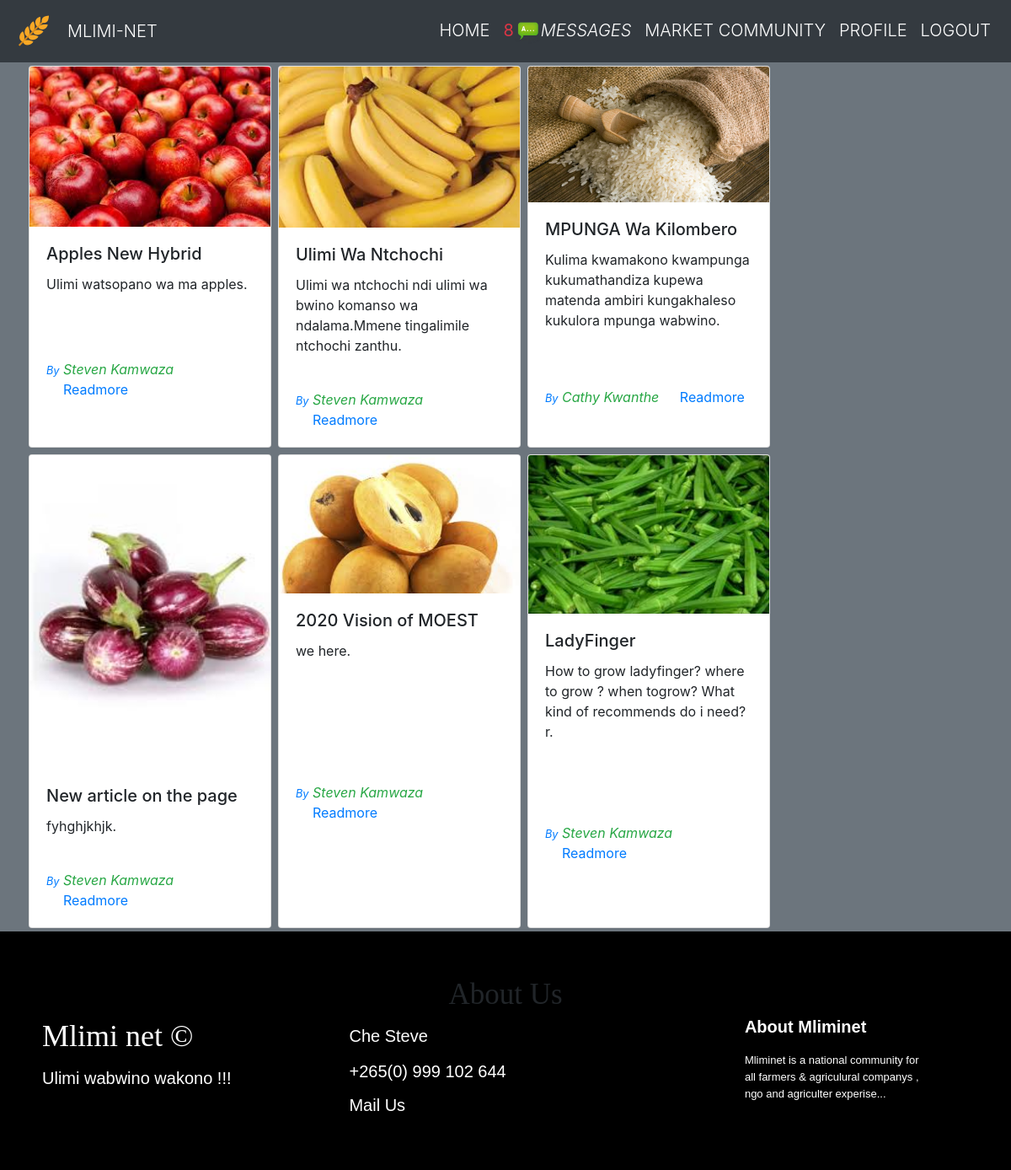
The app's page /webapp/farmer.php (signed in) with its own data.
### tables this page shows
CREATE TABLE `homearticles` (
  `id` int(11) NOT NULL,
  `title` varchar(150) NOT NULL,
  `post` text NOT NULL,
  `subtitle` varchar(100) NOT NULL,
  `time` int(11) NOT NULL DEFAULT current_timestamp(),
  `image` varchar(20) NOT NULL,
  `id_advisor` int(11) NOT NULL
);

CREATE TABLE `advisor` (
  `id_advisor` int(11) NOT NULL,
  `firstname` varchar(30) NOT NULL,
  `surname` varchar(30) NOT NULL,
  `images` varchar(200) NOT NULL,
  `email` varchar(30) NOT NULL,
  `password_advisor` text NOT NULL,
  `field` varchar(40) NOT NULL
);

### conn.php (called while the page is built, shortened)
<?php
    try {
        $pdo = new PDO('mysql:host=localhost;dbname=mliminet'," "," ");
    } catch (PDOException $th) {
        include 'menubar.php';
        echo '<center> <h4 class="text-warning">Unable to connect to database server</h4></center>';
        exit();
    }
class Data{
    public function fetch(){
        global $pdo;
        $query=$pdo->prepare("SELECT * FROM homearticles,advisor WHERE advisor.id_advisor = homearticles.id_advisor ORDER BY time ASC");
        $query->execute();
         return $query->fetchAll();
    }
}
?>

### webapp/farmer.php (the view, shortened to what this page needs)
<?php
include '../conn.php';
if ($_SESSION['logged_in']) {
    $post = new Data;
    $posts=$post->fetch();
    $msg =8;
    ?>
 <!DOCTYPE html>
<html lang="en">
<head>
    <link rel="stylesheet" href="../css/bootstrap.css">
    <link href="../css/bootstrap.min.css" rel="stylesheet">
    <link rel="stylesheet" href="../indexFooter.css">
</head>
<body class="bg-secondary">
	<div class="bg-dark menu-bar lead">
        <nav class="navbar navbar-expand-lg navbar-light">
		<a class="navbar-brand" href="#"><img src="images/logo.png" class="logo" alt="" srcset=""></a>
		<a href="" class="navbar-brand nav-item text-white">MLIMI-NET</a>
        <div class="collapse navbar-collapse" id="navbarNav">
            <ul class="navbar-nav ml-auto text-justify">
                <li class="nav-item ">
                    <a class="nav-link text-white" href="#">HOME<span class="sr-only">(current)</span></a>
                </li>
                <li class="nav-item">
                    <a class="nav-link text-white" href=""><b class="text-danger"><?php echo $msg ?></b><img src="msg.ico" alt="" srcset=""><i>MESSAGES</i></a>
                </li>
                <li class="nav-item">
                    <a class="nav-link text-white active" href="blog">MARKET COMMUNITY</a>
                </li>
                <li class="nav-item">
                    <a class="nav-link text-white" href="farmprof.php"><img src="<?php $location?>"  alt="" srcset="">PROFILE</a>
                </li>
                <li class="nav-item">
                    <a class="nav-link text-white" href="logout.php">LOGOUT</a>
                </li>
            </ul>
        </div>
	</div>
    <div class="container pl-0">
        <div class="col">
            <div class="row">
                <?php foreach ($posts as $keypost) {
                   ?>
                   <div class="card link-item  m-1" style="width: 18rem;">
                    <img class="card-img-top" src="images/<?php echo $keypost['image']?>" alt="Card image cap">
                    <div class="card-body">
                        <h5 class="card-title"><?php echo $keypost['title']?></h5>
                        <p class="card-text"><?php echo $keypost['subtitle']?>.</p>
                    </div>
                    <div class="card-body">
                        <i class="card-link text-success"><small class="text-primary">By</small> <?php echo $keypost['firstname'].' '.$keypost['surname']?></i>
                        <a href='articles.php?id=<?php echo $keypost['id']; ?>' class="card-link">Readmore</a>
                    </div>
                </div>
                <?php
                }?>
            </div>
        </div>
    </div>
    <?php include '../footer.php' ?>
</body>
</html>
<?php
} else {
    echo $display_error;
    header("Location: index.php");
    $display_error = "Kindly log in here please to access that page!!";
    exit($display_error);
}
?>

### footer.php (shortened to what this page needs)
<!DOCTYPE html>
<html lang="en">
<body>
        <footer class="footer-distributed" style="background-color:black" id="aboutUs">
            <center>
                <h1 style="font: 35px calibri;">About Us</h1>
            </center>
            <div class="footer-left">
                <h3 style="font-family: 'Times New Roman', cursive;">Mlimi net &copy; </h3>
                <br />
                <p style="font-size:20px;color:white">Ulimi wabwino wakono !!!</p>
                <br />
            </div>
            <div class="footer-center">
                <div>
                    <p style="font-size:20px">Che Steve</p>
                </div>
                <div>
                    <p style="font-size:20px">+265(0) 999 102 644</p>
                </div>
                <div>
                    <p style="font-size:20px"><a href="mailto:stevkamwa@gmail.com" style="color:white">Mail Us</a></p>
                </div>
            </div>
            <div class="footer-right">
                <p class="footer-company-about" style="color:white">
                    <span style="font-size:20px"><b>About Mliminet</b></span>
                    Mliminet is a national community for all farmers & agriculural companys , ngo and agriculter experise...
                </p>
            </div>
        </footer>
</body>
</html>

### indexFooter.css (style rules this page uses)
.footer-distributed { background-color: #292c2f; box-shadow: 0 1px 1px 0 rgba(0, 0, 0, 0.12); box-sizing: border-box; width: 100%; text-align: left; font: 16px sans-serif; padding: 55px 50px; }
.footer-distributed .footer-left, .footer-distributed .footer-center, .footer-distributed .footer-right { display: inline-block; vertical-align: top; }
.footer-distributed .footer-left { width: 30%; }
.footer-distributed h3 { color: #ffffff; font: normal 36px 'Cookie', cursive; margin: 0; }
.footer-distributed .footer-center { width: 45%; }
.footer-distributed .footer-center p { display: inline-block; color: #ffffff; vertical-align: middle; margin:0; }
.footer-distributed .footer-center p a { color: #5383d3; text-decoration: none;; }
.footer-distributed .footer-right { width: 20%; }
.footer-distributed .footer-company-about { line-height: 20px; color: #92999f; font-size: 13px; font-weight: normal; margin: 0; }
.footer-distributed .footer-company-about span { display: block; color: #ffffff; font-size: 14px; font-weight: bold; margin-bottom: 20px; }

### records on screen
homearticles: image (picture), title "Apples New Hybrid", subtitle "Ulimi watsopano wa ma apples", id_advisor.firstname "Steven", id_advisor.surname "Kamwaza"
homearticles: image (picture), title "Ulimi Wa Ntchochi", subtitle "Ulimi wa ntchochi ndi ulimi wa bwino komanso wa ndalama.Mmene tingalimile ntchochi zanthu", id_advisor.firstname "Steven", id_advisor.surname "Kamwaza"
homearticles: image (picture), title "MPUNGA Wa Kilombero", subtitle "Kulima kwamakono kwampunga kukumathandiza kupewa matenda ambiri kungakhaleso kukulora mpunga wabwino", id_advisor.firstname "Cathy", id_advisor.surname "Kwanthe"
homearticles: image (picture), title "New article on the page", subtitle "fyhghjkhjk", id_advisor.firstname "Steven", id_advisor.surname "Kamwaza"
homearticles: image (picture), title "2020 Vision of MOEST", subtitle "we here", id_advisor.firstname "Steven", id_advisor.surname "Kamwaza"
homearticles: image (picture), title "LadyFinger", subtitle "How to grow ladyfinger? where to grow ? when togrow? What kind of recommends do i need? r", id_advisor.firstname "Steven", id_advisor.surname "Kamwaza"

### other values on screen
$msg "8"
